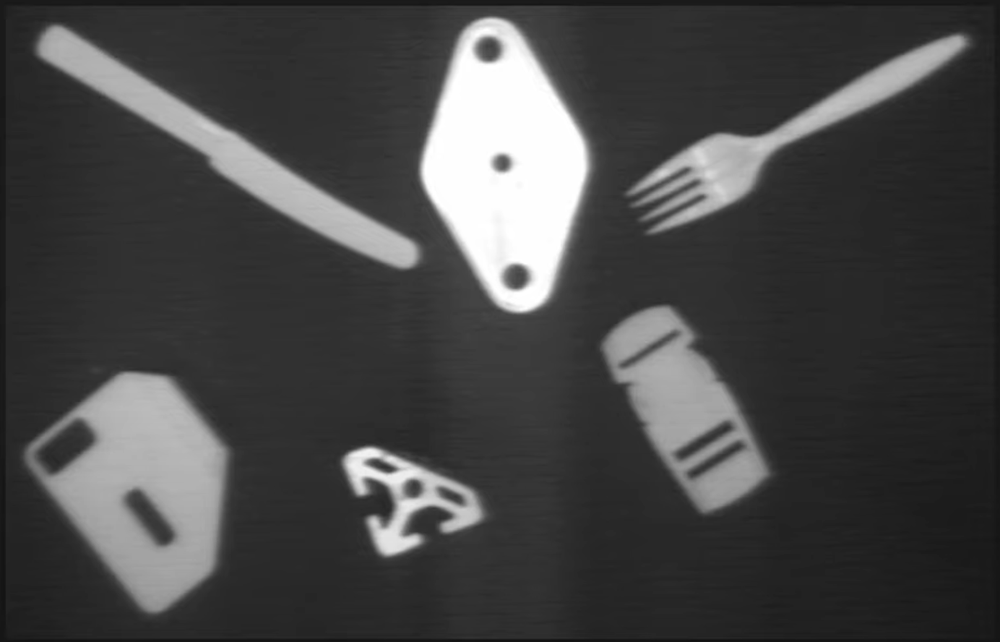
#> input picture ML-Class4-KNN-SIFT/SimpleThresholding1.png, 1000 x 642 px, shrunk from 1384 x 888 before the run, found by its file name
$ jupyter execute --allow-errors SIFT.ipynb
#> lines starting #> are read from the running program, lines starting #| are printed output that depends on the picture; after the words box and inside, x2 and y2 are one past the last pixel; in counts of white or black regions, pixels touching at a corner belong together
[cell 1]
import cv2
import numpy as np
import matplotlib.pyplot as plt

# Load the image
img = cv2.imread("SimpleThresholding1.png", cv2.IMREAD_GRAYSCALE)
#> img is the input picture: shape (642, 1000); min 17, max 255, mean 70.3

# Step 1: Denoise (optional)
blur = cv2.GaussianBlur(img, (5,5), 0)

# Step 2: Threshold (invert so objects = white)
_, thresh = cv2.threshold(blur, 0, 255, cv2.THRESH_BINARY+cv2.THRESH_OTSU)
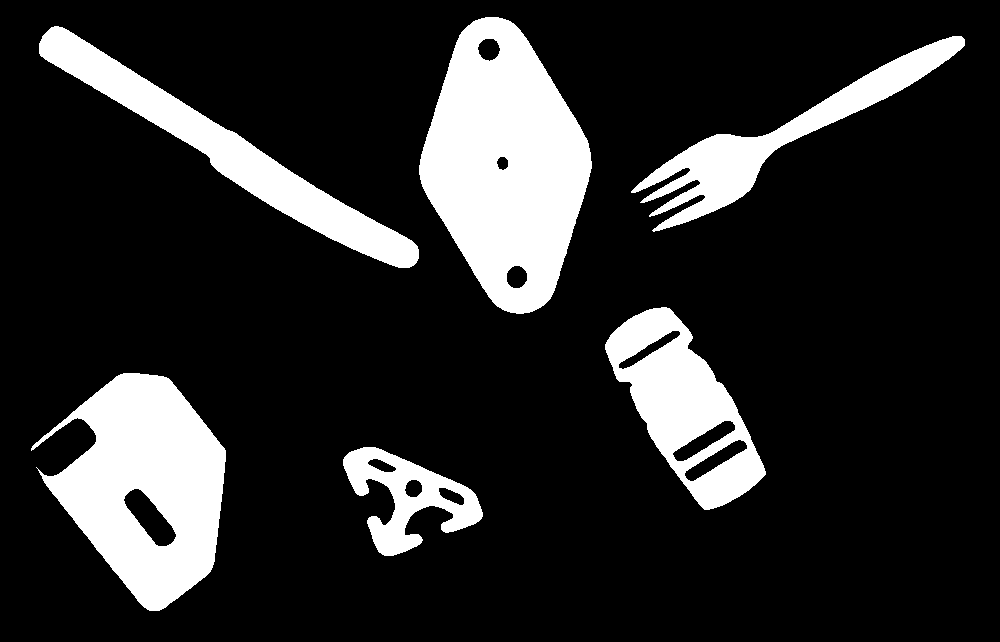
#> thresh: shape (642, 1000); 16.9% white; 6 white regions, box (x1, y1, x2, y2) and area: (419, 17, 592, 314) 33286, (31, 373, 226, 611) 26522, (39, 26, 419, 268) 15563, (605, 307, 766, 510) 14510, (631, 36, 965, 232) 11991, (343, 447, 483, 556) 6380

#> (the rest of this cell did not finish here and is left out)

[cell 2]
import cv2
import numpy as np
import matplotlib.pyplot as plt

# --- Load two images (for demo, we take one and make a rotated version) ---
img1 = cv2.imread("LiscensePlate.png")
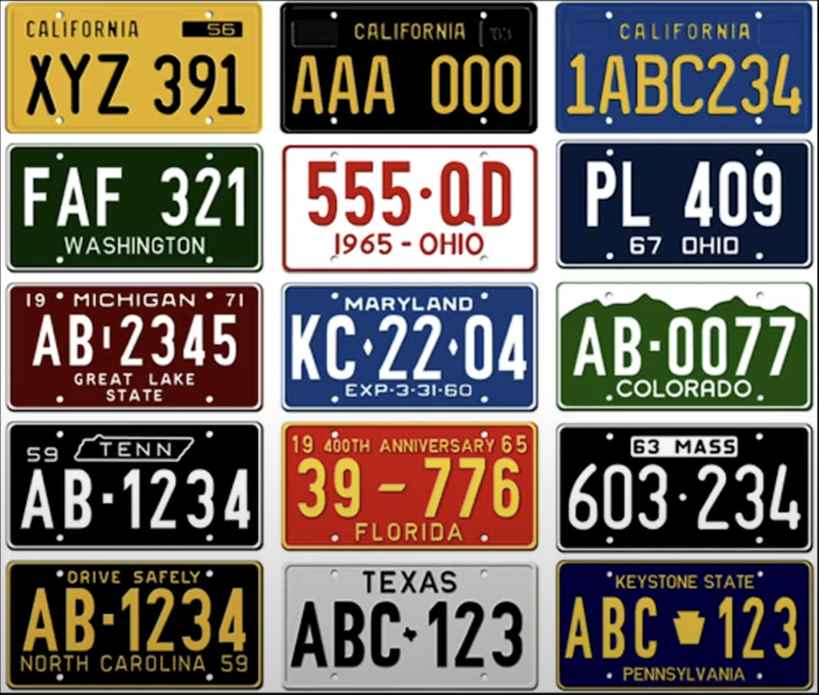
#> input picture ML-Class4-KNN-SIFT/LiscensePlate.png, 819 x 695 px, shrunk from 1134 x 962 before the run, found by its file name
#> img1 is the input picture: shape (695, 819, 3); mean B, G, R 99, 107.8, 116.9
gray1 = cv2.cvtColor(img1, cv2.COLOR_BGR2GRAY)
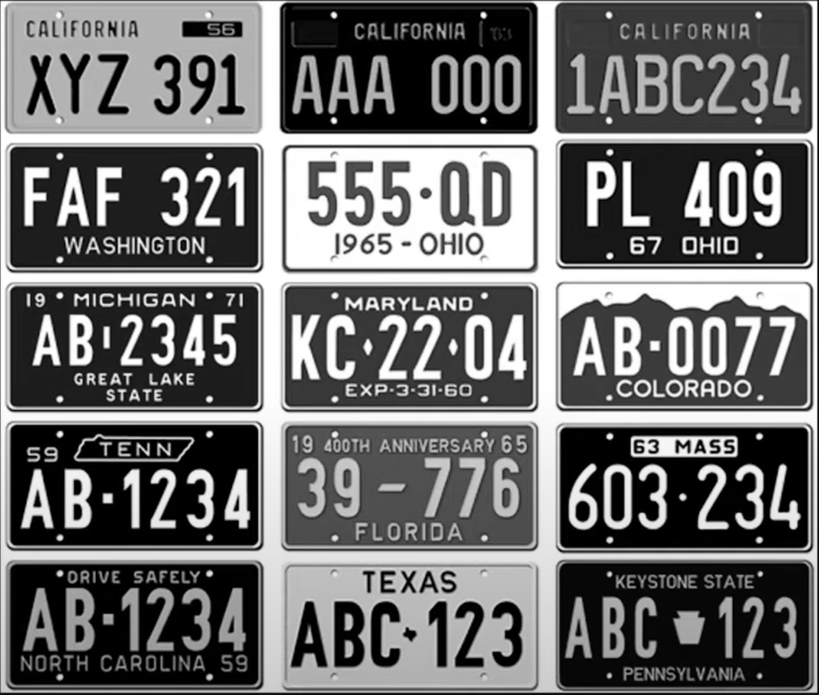
#> gray1: shape (695, 819); min 0, max 255, mean 109.5

# create a rotated version
(h, w) = gray1.shape
#> h = 695; w = 819
M = cv2.getRotationMatrix2D((w//2, h//2), 20, 1.0)
img2 = cv2.warpAffine(img1, M, (w, h))
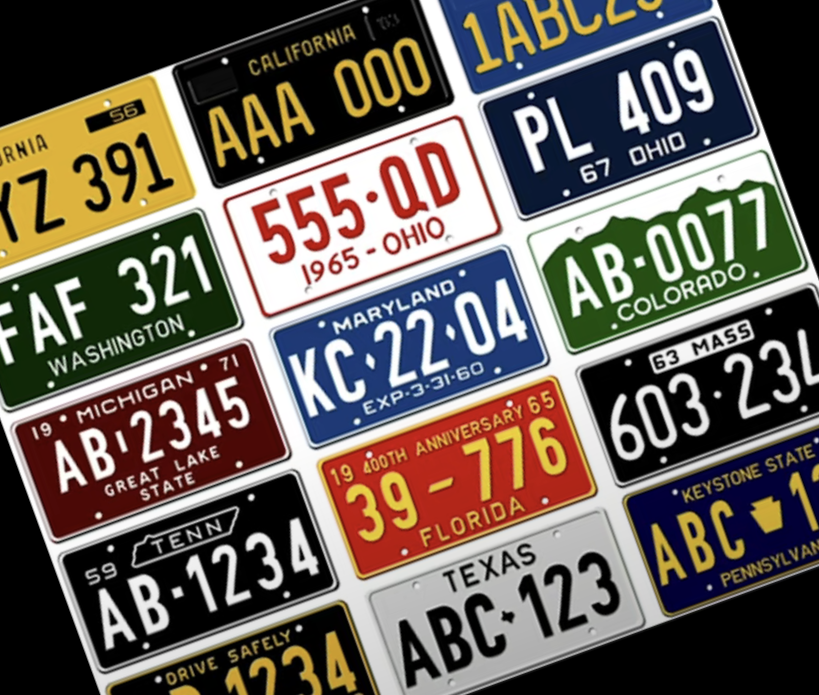
#> img2: shape (695, 819, 3); mean B, G, R 89.2, 96.9, 105.6
gray2 = cv2.cvtColor(img2, cv2.COLOR_BGR2GRAY)
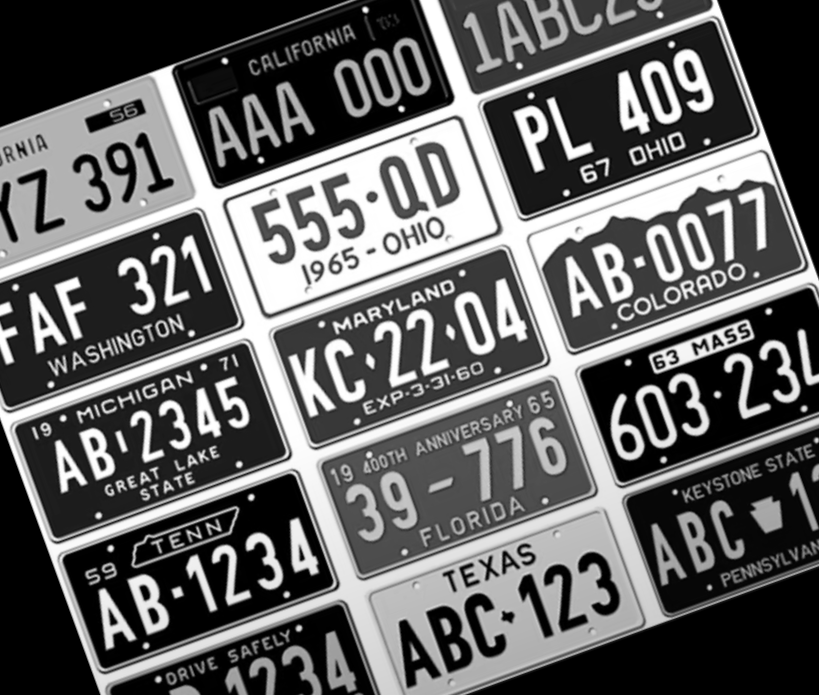
#> gray2: shape (695, 819); min 0, max 255, mean 98.6

# --- Create SIFT detector ---
try:
    sift = cv2.SIFT_create()
except AttributeError:
    sift = cv2.xfeatures2d.SIFT_create()

# --- Detect & compute descriptors ---
kps1, des1 = sift.detectAndCompute(gray1, None)
#> kps1 = 3843 keypoints; strongest (x, y, size): (483, 120, 4), (483, 15, 4), (108, 498, 6.9), (334, 120, 4)
kps2, des2 = sift.detectAndCompute(gray2, None)
#> kps2 = 3400 keypoints; strongest (x, y, size): (177, 592, 6.9), (401, 109, 4), (365, 10, 4), (261, 160, 4)

print(f"Image1: {len(kps1)} keypoints, Image2: {len(kps2)} keypoints")
#| Image1: 3843 keypoints, Image2: 3400 keypoints
